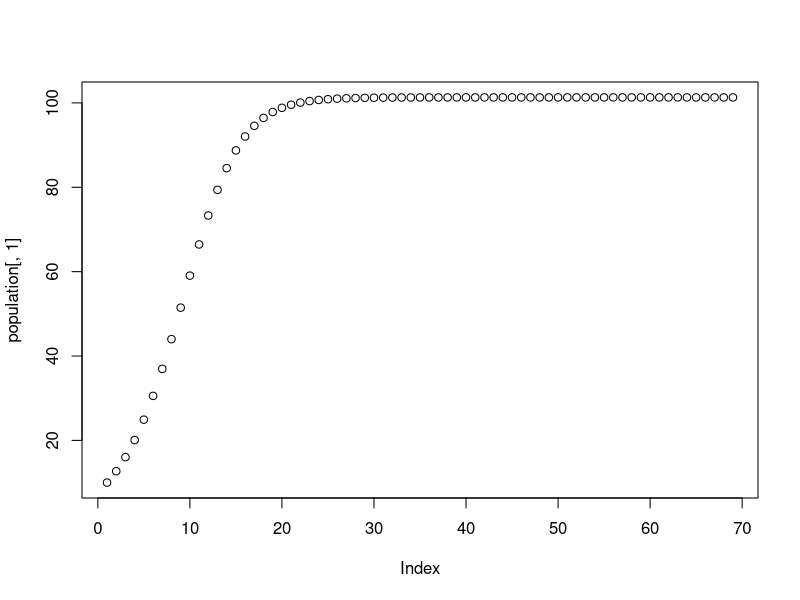
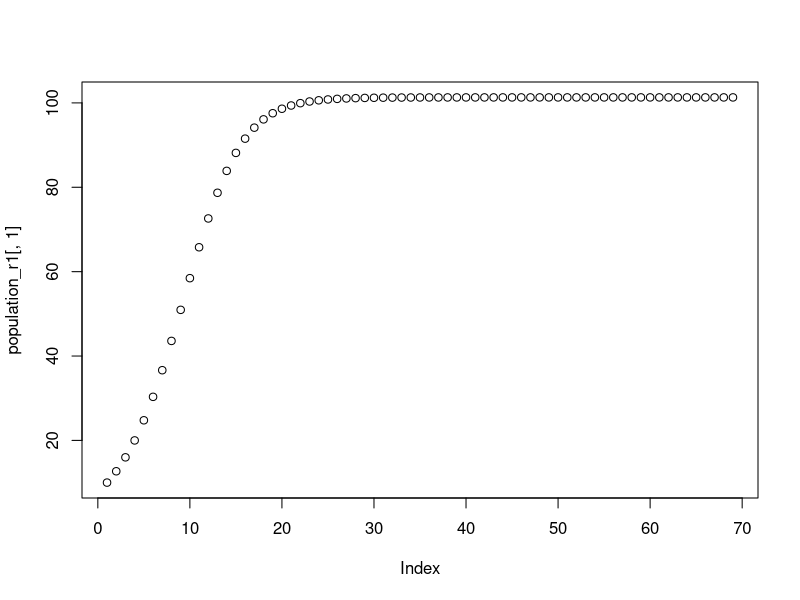
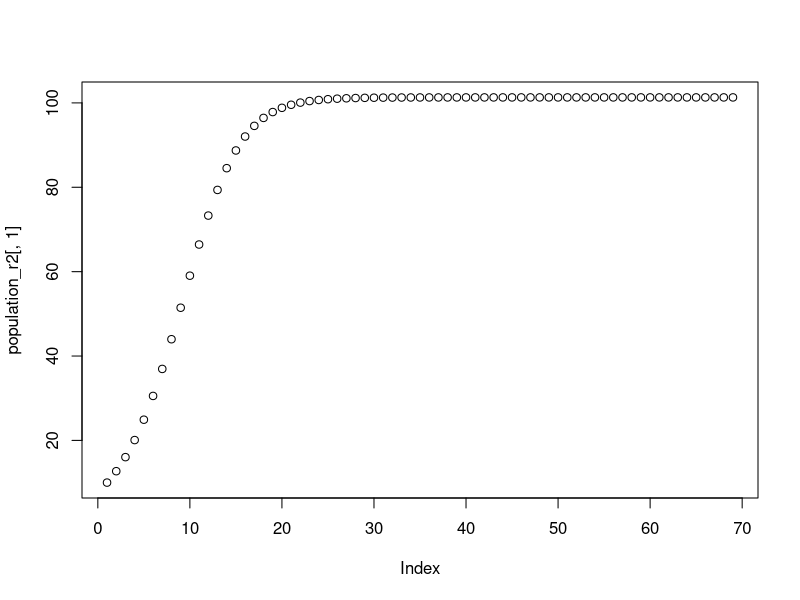
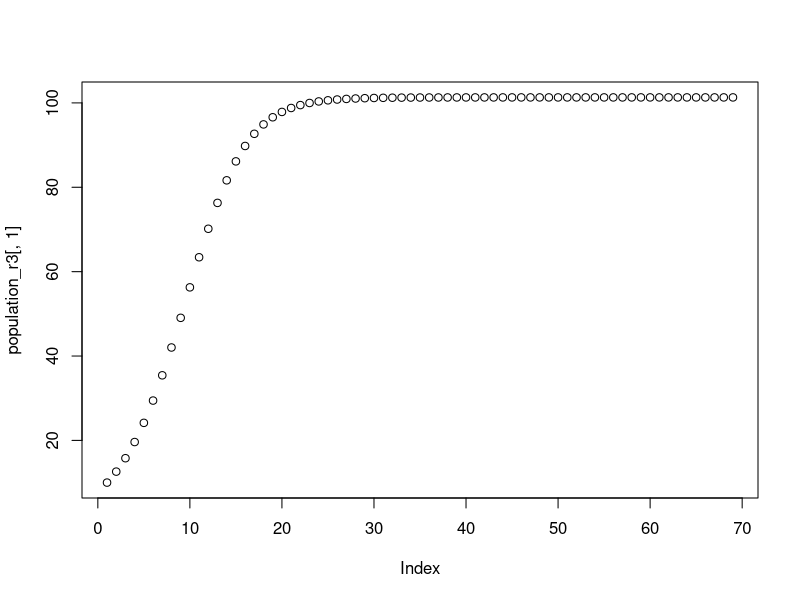
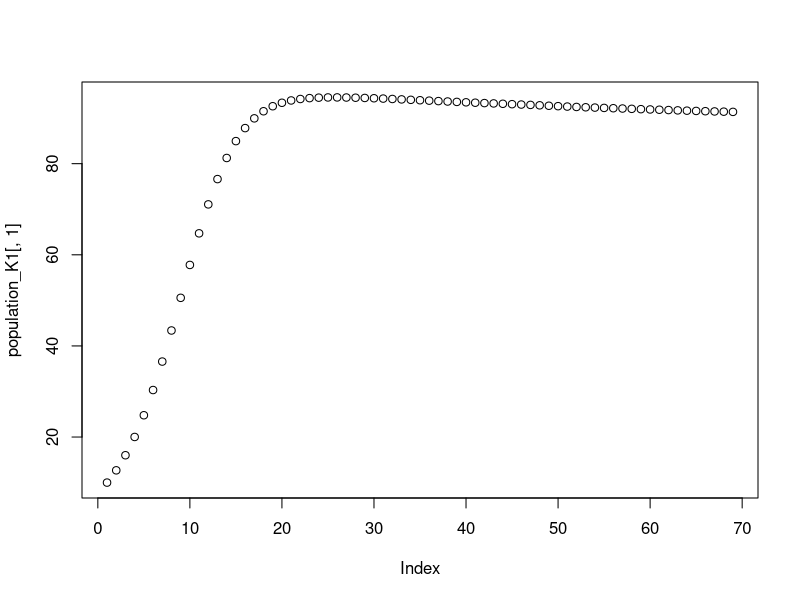
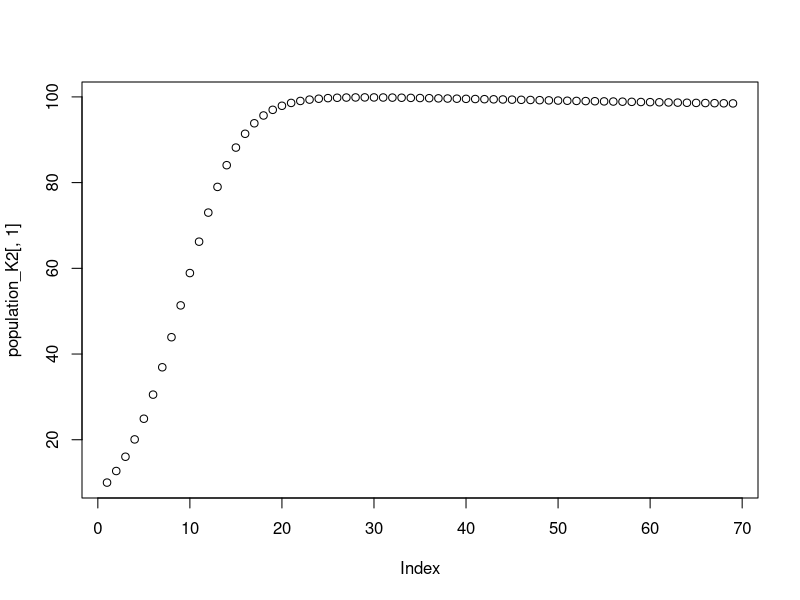
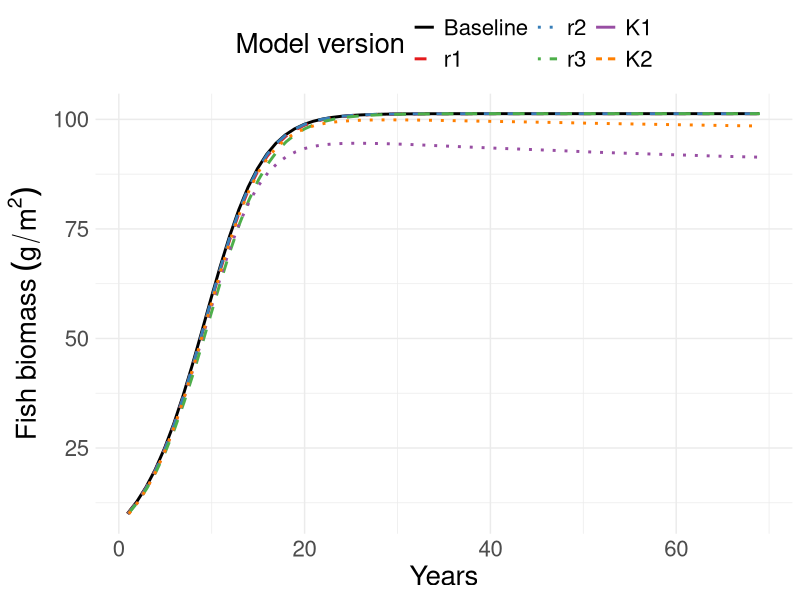

Write R code to recreate these figures, in order.
##SST models
##This code runs the various (r1-r3, K1-K2) thermal effects models (no fishing or management)
#Produces Figure S3: trajectories

library(tidyverse)
library(ggpubr)
library(grid)

projections <- read.csv("anomaly_df.csv")
SST_dev <- projections[['anomaly']]

patch_area <- c(1, 0)
number_patches <- length(patch_area)
timesteps <- length(SST_dev)
r = 0.3
K = 101.3

population <- array(NA, dim = c(timesteps, number_patches))
population[1,] <- c(10,0)

population_r1 <- array(NA, dim = c(timesteps, number_patches))
population_r1[1,] <- c(10,0)

population_r2 <- array(NA, dim = c(timesteps, number_patches))
population_r2[1,] <- c(10,0)

population_r3 <- array(NA, dim = c(timesteps, number_patches))
population_r3[1,] <- c(10,0)

population_K1 <- array(NA, dim = c(timesteps, number_patches))
population_K1[1,] <- c(10,0)

population_K2 <- array(NA, dim = c(timesteps, number_patches))
population_K2[1,] <- c(10,0)


r_temp_1 <- array(NA, dim = c(timesteps, 1))
r_temp_2 <- array(NA, dim = c(timesteps, 1))
r_temp_3 <- array(NA, dim = c(timesteps, 1))

K_temp_1 <- array(NA, dim = c(timesteps, 1))
K_temp_2 <- array(NA, dim = c(timesteps, 1))




for (t in 2:timesteps) {
  
  #no temp
  population[t,] <- population[t-1,] + r * population[t-1,] * (1 - population[t-1,] / K)
  
  #temp dependent r - "current" temp as optimal
  r_temp_1[t] <- 0.3 + 0*SST_dev[t] + -0.0037*SST_dev[t]^2
  population_r1[t,] <- population_r1[t-1,] + r_temp_1[t] * population_r1[t-1,] * (1 - population_r1[t-1,] / K)
  
  #temp dependent r - higher optimal temp
  r_temp_2[t] <- 0.3 + 0*(SST_dev[t] - 1) + -0.0037*(SST_dev[t] - 1 )^2
  population_r2[t,] <- population_r2[t-1,] + r_temp_2[t] * population_r2[t-1,] * (1 - population_r2[t-1,] / K)
  
  #temp dependent r - lower optimal temp
  r_temp_3[t] <- 0.3 + 0*(SST_dev[t] + 1) + -0.0037*(SST_dev[t] + 1 )^2
  population_r3[t,] <- population_r3[t-1,] + r_temp_3[t] * population_r3[t-1,] * (1 - population_r3[t-1,] / K)
  
  #temp dependent K - piece wise linear function
  K_temp_1[t] <- -4.95243768 * SST_dev[t] + 101.3
  if (K_temp_1[t] < 10) {
    K_temp_1[t] <- 10
  } else if (K_temp_1[t] > 101.3) {
    K_temp_1[t] <- 101.3
  }
  population_K1[t,] <- population_K1[t-1,] + r * population_K1[t-1,] * (1 - population_K1[t-1,] / K_temp_1[t])
  
  #temp dependent K - quadratic function
  K_temp_2[t] <- 101.3 + 0*SST_dev[t] + -0.7*SST_dev[t]^2
  if (K_temp_2[t] < 10) {
    K_temp_2[t] <- 10 }
  else if (K_temp_2[t] > 101.3) {
    K_temp_2[t] <- 101.3
  }
  population_K2[t,] <- population_K2[t-1,] + r * population_K2[t-1,] * (1 - population_K2[t-1,] / K_temp_2[t])
}



plot(population[,1])
plot(population_r1[,1])
plot(population_r2[,1])
plot(population_r3[,1])
plot(population_K1[,1])
plot(population_K2[,1])

time <- c(1:length(SST_dev))
df <-cbind(NoTemp = population[,1], r1 = population_r1[,1], r2 = population_r2[,1], r3 = population_r3[,1],
           K1 = population_K1[,1], K2 = population_K2[,1], time)

df_long <- pivot_longer(as.data.frame(df), NoTemp:K2, names_to = "Temp_version", values_to = "Population")

df_long$Temp_version <- factor(df_long$Temp_version, levels = c("NoTemp", "r1", "r2", "r3", "K1", "K2"),
                               labels = c("Baseline", "r1", "r2", 
                                          "r3", "K1", "K2"))

my_colors <- c("#000000", "#E41A1C", "#377EB8", "#4DAF4A", "#984EA3", "#FF7F00")


ggplot(df_long, aes(x=time, y=Population, col=Temp_version, linetype = Temp_version)) +
  geom_line(lwd=1, position=position_dodge(width=0.2)) +
  scale_color_manual(values = my_colors, name = "Model version") + 
  scale_linetype_manual(values = c("solid", "dashed", "dashed", "dashed", "dotted", "dotted"), name = "Model version") +
  theme_minimal() +
  theme(text = element_text(size=20), legend.position = "top") +
  labs(x = "Years", y = bquote("Fish biomass"~(g/m^2))) +
  guides(color = guide_legend(override.aes = list(linetype = c("solid", "dashed", "dotted", "dotdash", "longdash", "twodash"))),
         linetype = guide_legend(override.aes = list(color = my_colors)))





